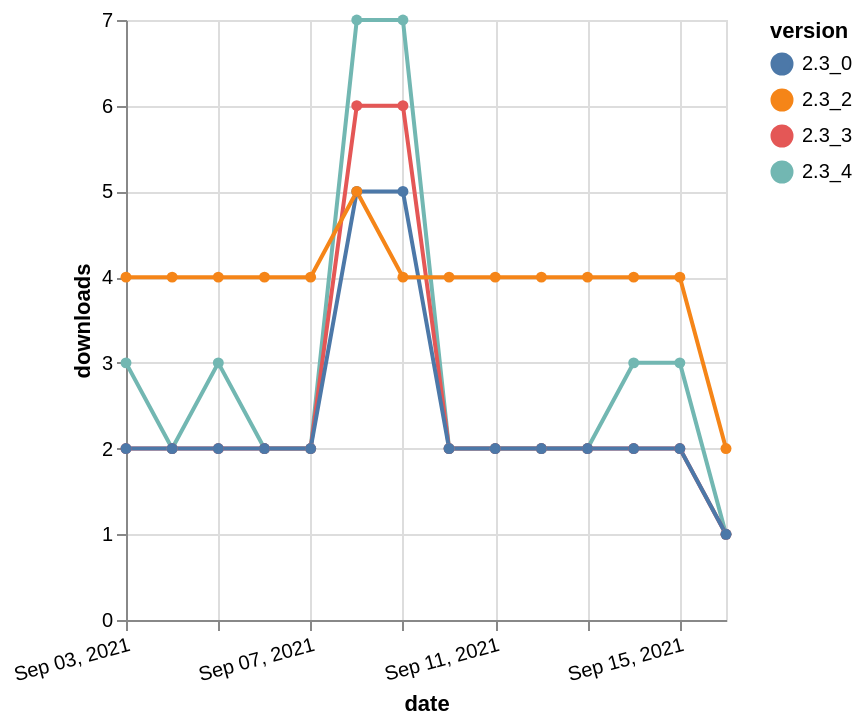

Write the Vega-Lite specification saved for this chart.
### Vega-Lite specification from a JSON file in a GitHub repository (floating-point values rounded to 4 significant figures)
{"$schema": "https://vega.github.io/schema/vega-lite/v5.json", "description": "A simple bar chart with embedded data.", "data": {"values": [{"date": "2021-09-03", "total": 7820, "delta": 3, "version": "2.3_4"}, {"date": "2021-09-04", "total": 7822, "delta": 2, "version": "2.3_4"}, {"date": "2021-09-05", "total": 7825, "delta": 3, "version": "2.3_4"}, {"date": "2021-09-06", "total": 7827, "delta": 2, "version": "2.3_4"}, {"date": "2021-09-07", "total": 7829, "delta": 2, "version": "2.3_4"}, {"date": "2021-09-08", "total": 7836, "delta": 7, "version": "2.3_4"}, {"date": "2021-09-09", "total": 7843, "delta": 7, "version": "2.3_4"}, {"date": "2021-09-10", "total": 7845, "delta": 2, "version": "2.3_4"}, {"date": "2021-09-11", "total": 7847, "delta": 2, "version": "2.3_4"}, {"date": "2021-09-12", "total": 7849, "delta": 2, "version": "2.3_4"}, {"date": "2021-09-13", "total": 7851, "delta": 2, "version": "2.3_4"}, {"date": "2021-09-14", "total": 7854, "delta": 3, "version": "2.3_4"}, {"date": "2021-09-15", "total": 7857, "delta": 3, "version": "2.3_4"}, {"date": "2021-09-16", "total": 7858, "delta": 1, "version": "2.3_4"}, {"date": "2021-09-03", "total": 4622, "delta": 2, "version": "2.3_3"}, {"date": "2021-09-04", "total": 4624, "delta": 2, "version": "2.3_3"}, {"date": "2021-09-05", "total": 4626, "delta": 2, "version": "2.3_3"}, {"date": "2021-09-06", "total": 4628, "delta": 2, "version": "2.3_3"}, {"date": "2021-09-07", "total": 4630, "delta": 2, "version": "2.3_3"}, {"date": "2021-09-08", "total": 4636, "delta": 6, "version": "2.3_3"}, {"date": "2021-09-09", "total": 4642, "delta": 6, "version": "2.3_3"}, {"date": "2021-09-10", "total": 4644, "delta": 2, "version": "2.3_3"}, {"date": "2021-09-11", "total": 4646, "delta": 2, "version": "2.3_3"}, {"date": "2021-09-12", "total": 4648, "delta": 2, "version": "2.3_3"}, {"date": "2021-09-13", "total": 4650, "delta": 2, "version": "2.3_3"}, {"date": "2021-09-14", "total": 4652, "delta": 2, "version": "2.3_3"}, {"date": "2021-09-15", "total": 4654, "delta": 2, "version": "2.3_3"}, {"date": "2021-09-16", "total": 4655, "delta": 1, "version": "2.3_3"}, {"date": "2021-09-03", "total": 3973, "delta": 2, "version": "2.3_0"}, {"date": "2021-09-04", "total": 3975, "delta": 2, "version": "2.3_0"}, {"date": "2021-09-05", "total": 3977, "delta": 2, "version": "2.3_0"}, {"date": "2021-09-06", "total": 3979, "delta": 2, "version": "2.3_0"}, {"date": "2021-09-07", "total": 3981, "delta": 2, "version": "2.3_0"}, {"date": "2021-09-08", "total": 3986, "delta": 5, "version": "2.3_0"}, {"date": "2021-09-09", "total": 3991, "delta": 5, "version": "2.3_0"}, {"date": "2021-09-10", "total": 3993, "delta": 2, "version": "2.3_0"}, {"date": "2021-09-11", "total": 3995, "delta": 2, "version": "2.3_0"}, {"date": "2021-09-12", "total": 3997, "delta": 2, "version": "2.3_0"}, {"date": "2021-09-13", "total": 3999, "delta": 2, "version": "2.3_0"}, {"date": "2021-09-14", "total": 4001, "delta": 2, "version": "2.3_0"}, {"date": "2021-09-15", "total": 4003, "delta": 2, "version": "2.3_0"}, {"date": "2021-09-16", "total": 4004, "delta": 1, "version": "2.3_0"}, {"date": "2021-09-03", "total": 4732, "delta": 4, "version": "2.3_2"}, {"date": "2021-09-04", "total": 4736, "delta": 4, "version": "2.3_2"}, {"date": "2021-09-05", "total": 4740, "delta": 4, "version": "2.3_2"}, {"date": "2021-09-06", "total": 4744, "delta": 4, "version": "2.3_2"}, {"date": "2021-09-07", "total": 4748, "delta": 4, "version": "2.3_2"}, {"date": "2021-09-08", "total": 4753, "delta": 5, "version": "2.3_2"}, {"date": "2021-09-09", "total": 4757, "delta": 4, "version": "2.3_2"}, {"date": "2021-09-10", "total": 4761, "delta": 4, "version": "2.3_2"}, {"date": "2021-09-11", "total": 4765, "delta": 4, "version": "2.3_2"}, {"date": "2021-09-12", "total": 4769, "delta": 4, "version": "2.3_2"}, {"date": "2021-09-13", "total": 4773, "delta": 4, "version": "2.3_2"}, {"date": "2021-09-14", "total": 4777, "delta": 4, "version": "2.3_2"}, {"date": "2021-09-15", "total": 4781, "delta": 4, "version": "2.3_2"}, {"date": "2021-09-16", "total": 4783, "delta": 2, "version": "2.3_2"}]}, "width": "container", "mark": {"type": "line", "point": {"filled": true}}, "encoding": {"x": {"field": "date", "type": "temporal", "timeUnit": "yearmonthdate", "title": "date", "axis": {"labelAngle": -15}}, "y": {"field": "delta", "type": "quantitative", "title": "downloads"}, "color": {"field": "version", "type": "nominal"}, "tooltip": {"field": "delta"}}}
